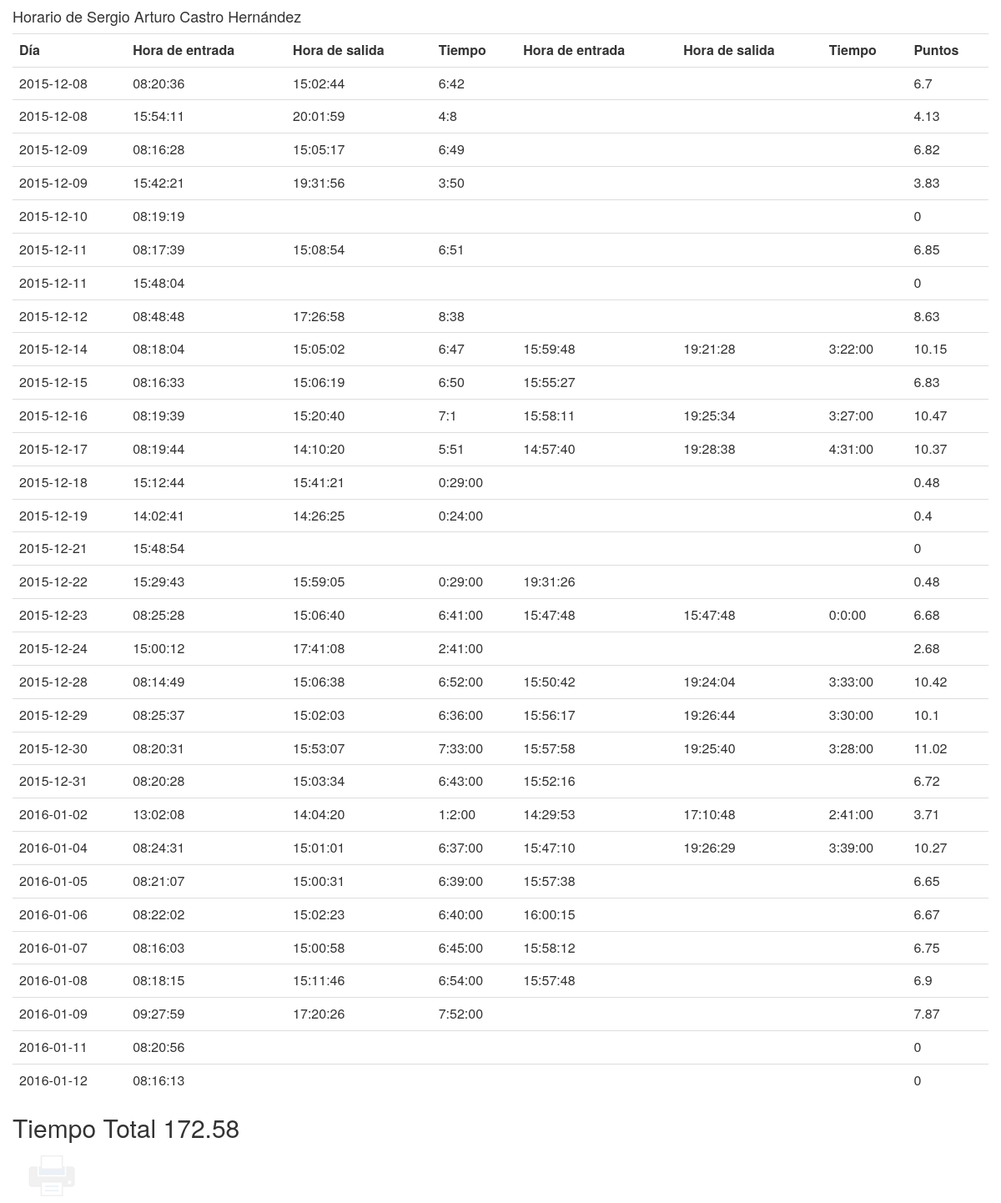
/horario-personal.php?usuario=4, run on the app's committed database.
### tables this page shows
CREATE TABLE IF NOT EXISTS `personal` (
  `idpersonal` int(11) NOT NULL AUTO_INCREMENT,
  `nombre` varchar(45) DEFAULT NULL,
  `apellidos` varchar(45) DEFAULT NULL,
  `foto` varchar(100) DEFAULT NULL,
  `tolerancia` time NOT NULL,
  `privilegios_idprivilegios` int(11) NOT NULL,
  `usuario_idusuario` int(11) NOT NULL,
  PRIMARY KEY (`idpersonal`,`privilegios_idprivilegios`),
  KEY `fk_personal_privilegios1_idx` (`privilegios_idprivilegios`),
  KEY `fk_personal_usuario1_idx` (`usuario_idusuario`)
);

CREATE TABLE IF NOT EXISTS `horario` (
  `idhorario` int(11) NOT NULL AUTO_INCREMENT,
  `dia_entrada` date DEFAULT NULL,
  `hora_entrada` time DEFAULT NULL,
  `dia_salida` date DEFAULT NULL,
  `hora_salida` time DEFAULT NULL,
  `tiempo` varchar(8) NOT NULL,
  `tiempo_decimal` float(5,2) NOT NULL,
  `despues_entrada` time DEFAULT NULL,
  `despues_salida` time DEFAULT NULL,
  `despues_tiempo` varchar(8) DEFAULT NULL,
  `despues_tiempo_decimal` float(5,2) DEFAULT NULL,
  `total` varchar(8) DEFAULT NULL,
  `total_decimal` float(5,2) DEFAULT NULL,
  `personal_idpersonal` int(11) NOT NULL,
  PRIMARY KEY (`idhorario`,`personal_idpersonal`),
  KEY `fk_horario_personal1_idx` (`personal_idpersonal`)
);

### horario-personal.php (the view, shortened to what this page needs)
<html>
<head>
<link rel="stylesheet" type="text/css" href="css/bootstrap.min.css">
<link rel="stylesheet" type="text/css" href="css/imprimir.css">
</head>
<body>
<?php
$usuario = $_GET['usuario'];
?>
	<div class="container">
		<div class="row">
			<?php
				include('conexion.php');
				$personal = $datos = "select nombre,apellidos from personal where idpersonal = '$usuario'";
				$data = mysql_query($personal, $conexion) or die(mysql_error());
				while ($rows = mysql_fetch_assoc($data)) {
					echo "<h4>Horario de ". $rows['nombre']." ".$rows['apellidos']."</h4>";
				}
			?>
			<div class="table-responsive">
				<table class="table">
					<tr>
						<th>D&iacute;a</th>
						<th>Hora de entrada</th>
						<th>Hora de salida</th>
						<th>Tiempo</th>
						<th>Hora de entrada</th>
						<th>Hora de salida</th>
						<th>Tiempo</th>
						<th>Puntos</th>
					</tr>
					<?php
						$usuario = $_GET['usuario'];
						$datos = "select * from horario where personal_idpersonal = '$usuario'";
						$horario = mysql_query($datos, $conexion) or die(mysql_error());
						$total = 0;
						while ($rows = mysql_fetch_assoc($horario)) {
							echo "<tr>";
							$dia = $rows['dia_entrada'];
							echo "<td>".$dia."</td>";
							$entrada = $rows['hora_entrada'];
							echo "<td>".$entrada."</td>";
							$salida = $rows['hora_salida'];
							echo "<td>".$salida."</td>";
							$tiempo = $rows['tiempo'];
							echo "<td>".$tiempo."</td>";
							$decimal = $rows['tiempo_decimal'];
							$entrada = $rows['despues_entrada'];
							echo "<td>".$entrada."</td>";
							$salida = $rows['despues_salida'];
							echo "<td>".$salida."</td>";
							$despues_tiempo = $rows['despues_tiempo'];
							echo "<td>".$despues_tiempo."</td>";
							$despues_decimal = $rows['despues_tiempo_decimal'];
							$en_dia = 0;
							if(!empty($decimal)){
								$total = $total + $decimal;
								$en_dia = $en_dia + $decimal;
								if(!empty($despues_decimal)){
								$total = $total + $despues_decimal;
								$en_dia = $en_dia + $despues_decimal;
								}
							}
							echo "<td>".$en_dia."</td>";
							echo "</tr>";
						}
					?>
				</table>
				<h2>Tiempo Total <?php echo $total; ?></h2>
			</div>
		</div>
		<button onclick='window.print()' type='button' id='btnImprimir'></button>
	</div>
</body>

### css/imprimir.css (style rules this page uses)
#btnImprimir { background: url(img/imprimir.png); border: 0; width: 64px; height: 64px; }
#btnImprimir { opacity: 0.1; }

### data on the page
personal: nombre "Sergio Arturo", apellidos "Castro Hernández"
horario: dia_entrada "2015-12-08", hora_entrada "08:20:36", hora_salida "15:02:44", tiempo "6:42", en_dia "6.7"
horario: dia_entrada "2015-12-08", hora_entrada "15:54:11", hora_salida "20:01:59", tiempo "4:8", en_dia "4.13"
horario: dia_entrada "2015-12-09", hora_entrada "08:16:28", hora_salida "15:05:17", tiempo "6:49", en_dia "6.82"
horario: dia_entrada "2015-12-09", hora_entrada "15:42:21", hora_salida "19:31:56", tiempo "3:50", en_dia "3.83"
horario: dia_entrada "2015-12-10", hora_entrada "08:19:19", en_dia "0"
horario: dia_entrada "2015-12-11", hora_entrada "08:17:39", hora_salida "15:08:54", tiempo "6:51", en_dia "6.85"
horario: dia_entrada "2015-12-11", hora_entrada "15:48:04", en_dia "0"
horario: dia_entrada "2015-12-12", hora_entrada "08:48:48", hora_salida "17:26:58", tiempo "8:38", en_dia "8.63"
horario: dia_entrada "2015-12-14", hora_entrada "08:18:04", hora_salida "15:05:02", tiempo "6:47", despues_entrada "15:59:48", despues_salida "19:21:28", despues_tiempo "3:22:00", en_dia "10.15"
horario: dia_entrada "2015-12-15", hora_entrada "08:16:33", hora_salida "15:06:19", tiempo "6:50", despues_entrada "15:55:27", en_dia "6.83"
horario: dia_entrada "2015-12-16", hora_entrada "08:19:39", hora_salida "15:20:40", tiempo "7:1", despues_entrada "15:58:11", despues_salida "19:25:34", despues_tiempo "3:27:00", en_dia "10.47"
horario: dia_entrada "2015-12-17", hora_entrada "08:19:44", hora_salida "14:10:20", tiempo "5:51", despues_entrada "14:57:40", despues_salida "19:28:38", despues_tiempo "4:31:00", en_dia "10.37"
horario: dia_entrada "2015-12-18", hora_entrada "15:12:44", hora_salida "15:41:21", tiempo "0:29:00", en_dia "0.48"
horario: dia_entrada "2015-12-19", hora_entrada "14:02:41", hora_salida "14:26:25", tiempo "0:24:00", en_dia "0.4"
horario: dia_entrada "2015-12-21", hora_entrada "15:48:54", en_dia "0"
horario: dia_entrada "2015-12-22", hora_entrada "15:29:43", hora_salida "15:59:05", tiempo "0:29:00", despues_entrada "19:31:26", en_dia "0.48"
horario: dia_entrada "2015-12-23", hora_entrada "08:25:28", hora_salida "15:06:40", tiempo "6:41:00", despues_entrada "15:47:48", despues_salida "15:47:48", despues_tiempo "0:0:00", en_dia "6.68"
horario: dia_entrada "2015-12-24", hora_entrada "15:00:12", hora_salida "17:41:08", tiempo "2:41:00", en_dia "2.68"
horario: dia_entrada "2015-12-28", hora_entrada "08:14:49", hora_salida "15:06:38", tiempo "6:52:00", despues_entrada "15:50:42", despues_salida "19:24:04", despues_tiempo "3:33:00", en_dia "10.42"
horario: dia_entrada "2015-12-29", hora_entrada "08:25:37", hora_salida "15:02:03", tiempo "6:36:00", despues_entrada "15:56:17", despues_salida "19:26:44", despues_tiempo "3:30:00", en_dia "10.1"
horario: dia_entrada "2015-12-30", hora_entrada "08:20:31", hora_salida "15:53:07", tiempo "7:33:00", despues_entrada "15:57:58", despues_salida "19:25:40", despues_tiempo "3:28:00", en_dia "11.02"
horario: dia_entrada "2015-12-31", hora_entrada "08:20:28", hora_salida "15:03:34", tiempo "6:43:00", despues_entrada "15:52:16", en_dia "6.72"
horario: dia_entrada "2016-01-02", hora_entrada "13:02:08", hora_salida "14:04:20", tiempo "1:2:00", despues_entrada "14:29:53", despues_salida "17:10:48", despues_tiempo "2:41:00", en_dia "3.71"
horario: dia_entrada "2016-01-04", hora_entrada "08:24:31", hora_salida "15:01:01", tiempo "6:37:00", despues_entrada "15:47:10", despues_salida "19:26:29", despues_tiempo "3:39:00", en_dia "10.27"
horario: dia_entrada "2016-01-05", hora_entrada "08:21:07", hora_salida "15:00:31", tiempo "6:39:00", despues_entrada "15:57:38", en_dia "6.65"
horario: dia_entrada "2016-01-06", hora_entrada "08:22:02", hora_salida "15:02:23", tiempo "6:40:00", despues_entrada "16:00:15", en_dia "6.67"
horario: dia_entrada "2016-01-07", hora_entrada "08:16:03", hora_salida "15:00:58", tiempo "6:45:00", despues_entrada "15:58:12", en_dia "6.75"
horario: dia_entrada "2016-01-08", hora_entrada "08:18:15", hora_salida "15:11:46", tiempo "6:54:00", despues_entrada "15:57:48", en_dia "6.9"
horario: dia_entrada "2016-01-09", hora_entrada "09:27:59", hora_salida "17:20:26", tiempo "7:52:00", en_dia "7.87"
horario: dia_entrada "2016-01-11", hora_entrada "08:20:56", en_dia "0"
horario: dia_entrada "2016-01-12", hora_entrada "08:16:13", en_dia "0"

### other printed values
$total "172.58"
